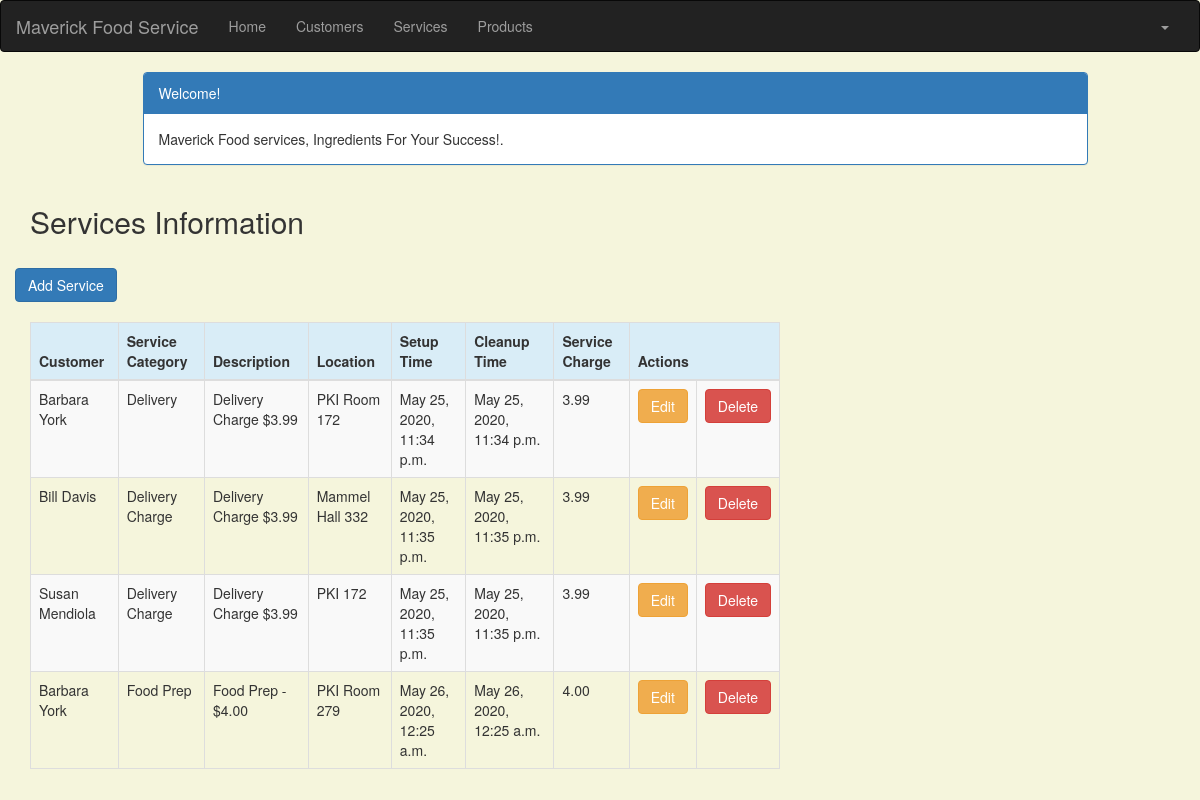
Screenshot of /service_list (signed in) with the database file from the repository.
### crm/models.py (models this page shows, shortened)
class Service(models.Model):
    cust_name = models.ForeignKey(Customer, on_delete=models.CASCADE, related_name='services')
    service_category = models.CharField(max_length=100)
    description = models.TextField()
    location = models.CharField(max_length=200)
    setup_time = models.DateTimeField(
        default=timezone.now)
    cleanup_time = models.DateTimeField(
        default=timezone.now)
    service_charge = models.DecimalField(max_digits=10, decimal_places=2)
    created_date = models.DateTimeField(
        default=timezone.now)
    updated_date = models.DateTimeField(auto_now_add=True)

class Customer(models.Model):
    cust_name = models.CharField(max_length=50)
    organization = models.CharField(max_length=100, blank=True)
    role = models.CharField(max_length=100)
    email = models.EmailField(max_length=100)
    bldgroom = models.CharField(max_length=100)
    address = models.CharField(max_length=200)
    account_number = models.IntegerField(blank=False, null=False)
    city = models.CharField(max_length=50)
    state = models.CharField(max_length=50)
    zipcode = models.CharField(max_length=10)
    phone_number = models.CharField(max_length=50)
    created_date = models.DateTimeField(
        default=timezone.now)
    updated_date = models.DateTimeField(auto_now_add=True)
    def __str__(self):
        return str(self.cust_name)

### crm/views.py (the view)
# urls.py: path('service_list', views.service_list, name='service_list'),
@login_required
def service_list(request):
   services = Service.objects.filter(created_date__lte=timezone.now())
   return render(request, 'crm/service_list.html', {'services': services})

### crm/templates/crm/service_list.html (shortened to what this page needs)
<!DOCTYPE html>
{% extends 'crm/base.html' %}
{% block content %}
    <head>
        <link rel="stylesheet" href="https://maxcdn.bootstrapcdn.com/bootstrap/3.3.4/css/bootstrap.min.css">
    </head>
    <body>
    <div class="container">
        <div class="row">
            <div class="col-md-10 col-md-offset-1">
                <div class="panel panel-primary">
                    <div class="panel-heading">Welcome!</div>
                    <div class="panel-body">
                        Maverick Food services, Ingredients For Your Success!.
                    </div>
                </div>
            </div>
        </div>
    </div>
    <div class="row">
        <h2 style="padding-left: 15Px">Services Information</h2>
         <a href="{% url 'crm:service_new' %}" class="row"><span
                    class="btn btn-primary">Add Service</span></a>
     </div>
    <div>
        <table class="table table-striped table-bordered table-hover">
            <thead>
            <tr class="bg-info">
                <th>Customer</th>
                <th>Service Category</th>
                <th>Description</th>
                <th>Location</th>
                <th>Setup Time</th>
                <th>Cleanup Time</th>
                <th>Service Charge</th>
                <th colspan="3">Actions</th>
            </tr>
            </thead>
            <tbody>
            {% for service in services %}
                <tr>
                    <td>{{ service.cust_name }}</td>
                    <td>{{ service.service_category }}</td>
                    <td>{{ service.description }}</td>
                    <td>{{ service.location }}</td>
                    <td>{{ service.setup_time }}</td>
                    <td>{{ service.cleanup_time }}</td>
                    <td>{{ service.service_charge }}</td>
                    <td><a href="{% url 'crm:service_edit' pk=service.pk %}"
                           class="btn btn-warning">Edit</a></td>
                    <td><a href=""
                           class="btn btn-danger">Delete</a>
                    </td>
                </tr>
            {% endfor %}
            </tbody>
        </table>
    </div>
    </body>
{% endblock %}

### crm/templates/crm/base.html (shortened to what this page needs)
<!DOCTYPE html>
{% load static %}
<html lang="en">
<head>
    <link rel="stylesheet" href="https://maxcdn.bootstrapcdn.com/bootstrap/3.3.7/css/bootstrap.min.css">
</head>
<body id="app-layout">
<nav class="navbar navbar-inverse">
    <div class="container-fluid">
        <div class="navbar-header">
            <a class="navbar-brand" href="/">
                Maverick Food Service
            </a>
        </div>
        <div class="collapse navbar-collapse" id="myNavbar">
            <ul class="nav navbar-nav">
                <li><a href="{% url 'crm:home' %}">Home</a></li>
                <li><a href="{% url 'crm:customer_list' %}">Customers</a></li>
               <li><a href="{% url 'crm:service_list' %}">Services</a></li>
                <li><a href="{% url 'crm:customer_list' %}">Products</a></li>
            </ul>
            <ul class="nav navbar-nav navbar-right">
                {% if user.is_authenticated %}
                    <li class="dropdown">
                        <a href="#" class="dropdown-toggle" data-toggle="dropdown" role="button" aria-expanded="false">
                            <span class="caret"></span>
                        </a>
                    </li>
                {% else %}
                    <li><a href="{% url 'login' %}"><span class="glyphicon glyphicon-log-in"></span> Login</a></li>
                {% endif %}
            </ul>
        </div>
    </div>
</nav>
<div class="content container">
    <div class="row">
        <div class="col-md-8">
            {% block content %}{% endblock %}
        </div>
    </div>
</body>
</html>

### crm/templates/crm/base.html (style rules this page uses)
.navbar { margin-bottom: 0; border-radius: 0; }

### crm/templates/crm/service_list.html (style rules this page uses)
body { background-color: beige; }

### rows the page displays
Service: cust_name "Barbara York", service_category "Delivery", description "Delivery Charge $3.99", location "PKI Room 172", setup_time "May 25, 2020, 11:34 p.m.", cleanup_time "May 25, 2020, 11:34 p.m.", service_charge "3.99"
Service: cust_name "Bill Davis", service_category "Delivery Charge", description "Delivery Charge $3.99", location "Mammel Hall 332", setup_time "May 25, 2020, 11:35 p.m.", cleanup_time "May 25, 2020, 11:35 p.m.", service_charge "3.99"
Service: cust_name "Susan Mendiola", service_category "Delivery Charge", description "Delivery Charge $3.99", location "PKI 172", setup_time "May 25, 2020, 11:35 p.m.", cleanup_time "May 25, 2020, 11:35 p.m.", service_charge "3.99"
Service: cust_name "Barbara York", service_category "Food Prep", description "Food Prep - $4.00", location "PKI Room 279", setup_time "May 26, 2020, 12:25 a.m.", cleanup_time "May 26, 2020, 12:25 a.m.", service_charge "4.00"
